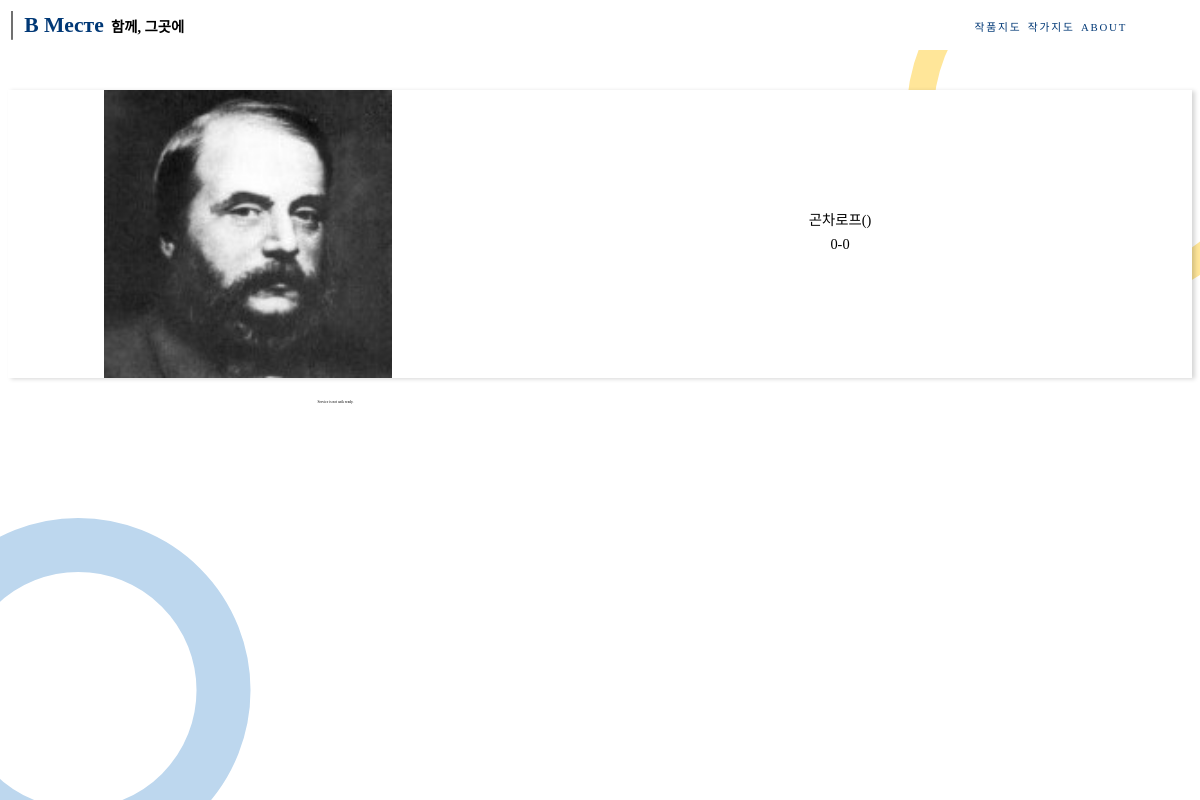
Before: /author/5/ with the older database file.
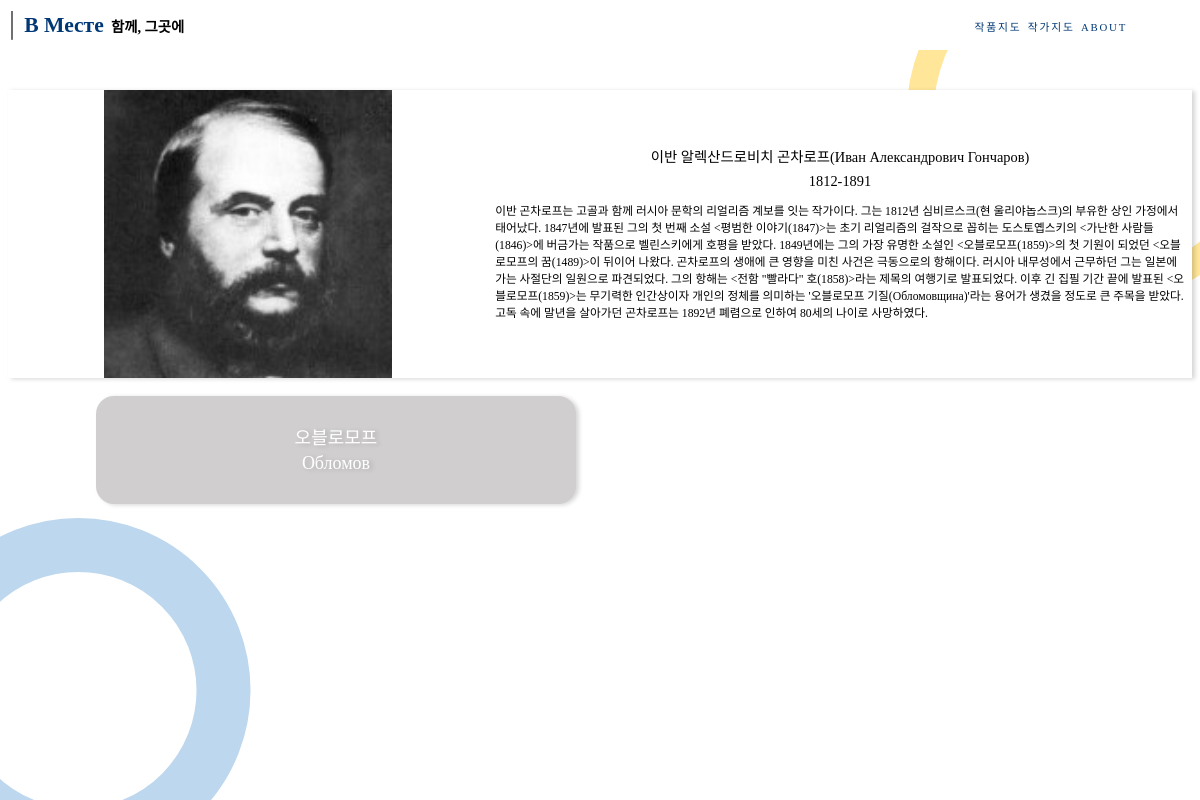
After: the same page with the newer database file.
### Bmeste/models.py (models this page shows, shortened)
class Author(models.Model):
    name = models.CharField(max_length=200, default="")
    name_rus = models.CharField(max_length=200, default="")
    description = models.TextField(default="")
    img = models.ImageField(upload_to="static/Bmeste/profile_img", default="None.jpg")
    birth = models.IntegerField(default=0)
    death = models.IntegerField(default=0)
    pub_date = models.DateTimeField('date published', default=timezone.now)

class Piece(models.Model):
    id = models.AutoField(primary_key=True, null=False, blank=False)
    author = models.ForeignKey(Author, on_delete=models.CASCADE,)
    title = models.CharField(max_length=200, default="",)
    title_rus = models.CharField(max_length=200, default="",)
    default_location_lat = models.FloatField(default=0)
    default_location_lng = models.FloatField(default=0)
    default_location_zoom = models.FloatField(default=0)

### Bmeste/views.py (the view)
# urls.py: re_path(r'^author/(?P<author_id>\d+)/', views.pieces, name='pieces'),
def pieces(request, author_id):
    author = get_object_or_404(Author, pk=author_id)
    context = {'author': author}
    return render(request, 'Bmeste/pieces.html', context)

### Bmeste/templates/Bmeste/pieces.html (shortened to what this page needs)
{% extends 'Bmeste/base.html' %}
{% block content %}
{% load static %}
<link href="{% static 'Bmeste/css/styles-pieces.css' %}" rel="stylesheet" type="text/css">
<div class="author_description">
    <img src="{{ author.img.url }}"/>
    <div class="description">
        <div class="profile">
            <p>{{ author.name }}({{ author.name_rus }})</p>
            <p>{{ author.birth }}-{{ author.death }}</p>
        </div>
        <p>{{ author.description }}</p>
    </div>
</div>
<div class="boxes">
{% if author.piece_set.all %}
    {% for piece in author.piece_set.all %}
        <a href="/pieces/{{ piece.id }}/">
        <div id="container">
                <svg id="box">
                    <rect class="rectangle"></rect>
                    <text text-anchor="middle"
                        alignment-baseline="middle"
                        x="50%" y="35%"
                        font-size="5rem"
                        fill="#ffffff" filter="drop-shadow(1rem 0.3rem 0.6rem rgba(0, 0, 0, 0.161))">{{ piece.title }}</text>
                        <text text-anchor="middle"
                        alignment-baseline="middle"
                        x="50%" y="55%"
                        font-size="5rem"
                        fill="#ffffff" filter="drop-shadow(1rem 0.3rem 0.6rem rgba(0, 0, 0, 0.161))">{{ piece.title_rus }}</text>
                </svg>
            </div>
        </a>
    {% endfor %}
</div>
{% else %}
    <p>Service is not azik ready.</p>
{% endif %}
{% endblock %}

Changed rows visible on the page:
changed Author: name "곤차로프" → "이반 알렉산드로비치 곤차로프"; name_rus (not shown) → "Иван Александрович Гончаров"; birth "0" → "1812"; death "0" → "1891"; description (not shown) → "이반 곤차로프는 고골과 함께 러시아 문학의 리얼리즘 계보를 잇는 작가이다. 그는 1812년 심비르스크(현 울리야놉스크)의 부유한 상인 가정에서 태어났다. 1847년에 발표된 그의 첫 번째 소설 <평범한 이야기(1847)>는 초기 리얼리즘의 걸작으로 꼽히는 도스토옙스키의 <가난한 사람들(1846)>에 버금가는 작품으로 벨린스키에게 호평을 받았다. 1849년에는 그의 가장 유명한 소설인 <오블로모프(1859)>의 첫 기원이 되었던 <오블로모프의 꿈(1489)>이 뒤이어 나왔다. 곤차로프의 생애에 큰 영향을 미친 사건은 극동으로의 항해이다. 러시아 내무성에서 근무하던 그는 일본에 가는 사절단의 일원으로 파견되었다. 그의 항해는 <전함 \"빨라다\" 호(1858)>라는 제목의 여행기로 발표되었다. 이후 긴 집필 기간 끝에 발표된 <오블로모프(1859)>는 무기력한 인간상이자 개인의 정체를 의미하는 '오블로모프 기질(Обломовщина)'라는 용어가 생겼을 정도로 큰 주목을 받았다. 고독 속에 말년을 살아가던 곤차로프는 1892년 폐렴으로 인하여 80세의 나이로 사망하였다."
added Piece: title "오블로모프", title_rus "Обломов"
